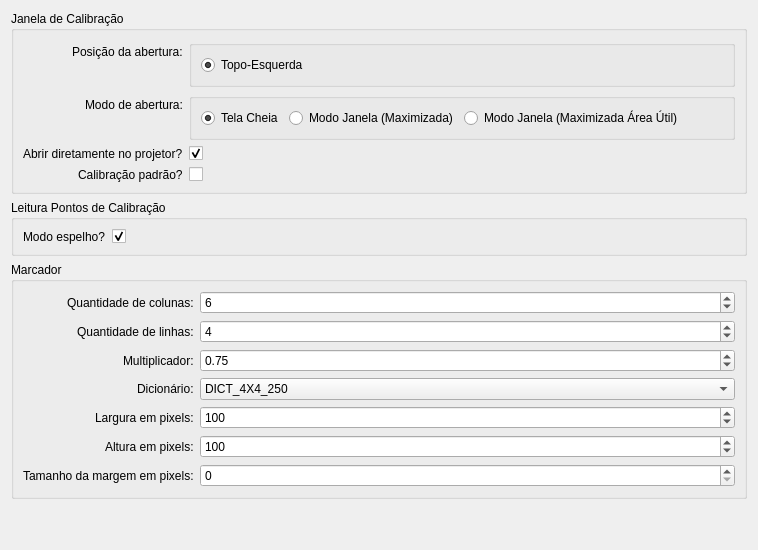
     <widget class="QWidget" name="tab_automatic_calibration">
      <attribute name="title">
       <string>Calibração Automática</string>
      </attribute>
      <layout class="QVBoxLayout" name="lay_calibracao_automatica">
       <item>
        <widget class="QGroupBox" name="grp_window_automatic">
         <property name="title">
          <string>Janela de Calibração</string>
         </property>
         <layout class="QFormLayout" name="frm_janela_automatic">
          <property name="labelAlignment">
           <set>Qt::AlignmentFlag::AlignRight|Qt::AlignmentFlag::AlignTrailing|Qt::AlignmentFlag::AlignVCenter</set>
          </property>
          <item row="0" column="0">
           <widget class="QLabel" name="lbl_window_position_automatic">
            <property name="text">
             <string>Posição da abertura:</string>
            </property>
           </widget>
          </item>
          <item row="0" column="1">
           <widget class="QGroupBox" name="grp_window_position_automatic">
            <property name="title">
             <string/>
            </property>
            <layout class="QHBoxLayout" name="horizontalLayout_window_position_automatic">
             <item>
              <widget class="QRadioButton" name="rb_top_left_automatic">
               <property name="text">
                <string>Topo-Esquerda</string>
               </property>
               <property name="checked">
                <bool>true</bool>
               </property>
               <property name="dataclass_property" stdset="0">
                <string notr="true">automatic_window_position_automatic</string>
               </property>
               <property name="dataclass_property_value" stdset="0">
                <string notr="true">topLeft</string>
               </property>
              </widget>
             </item>
             <item>
              <spacer name="hs_window_position_automatic">
               <property name="orientation">
                <enum>Qt::Orientation::Horizontal</enum>
               </property>
               <property name="sizeHint" stdset="0">
                <size>
                 <width>40</width>
                 <height>20</height>
                </size>
               </property>
              </spacer>
             </item>
            </layout>
           </widget>
          </item>
          <item row="1" column="0">
           <widget class="QLabel" name="lbl_window_open_automatic">
            <property name="text">
             <string>Modo de abertura:</string>
            </property>
           </widget>
          </item>
          <item row="1" column="1">
           <widget class="QGroupBox" name="grp_window_open_automatic">
            <property name="title">
             <string/>
            </property>
            <layout class="QHBoxLayout" name="horizontalLayout_abertura_janela_automatica">
             <item>
              <widget class="QRadioButton" name="rb_window_full_screen_automatic">
               <property name="text">
                <string>Tela Cheia</string>
               </property>
               <property name="checked">
                <bool>true</bool>
               </property>
               <property name="dataclass_property" stdset="0">
                <string notr="true">automatic_window_open_automatic</string>
               </property>
               <property name="dataclass_property_value" stdset="0">
                <string notr="true">1</string>
               </property>
              </widget>
             </item>
             <item>
              <widget class="QRadioButton" name="rb_window_maximized_screen_automatic">
               <property name="text">
                <string>Modo Janela (Maximizada)</string>
               </property>
               <property name="dataclass_property" stdset="0">
                <string notr="true">automatic_window_open_automatic</string>
               </property>
               <property name="dataclass_property_value" stdset="0">
                <string notr="true">2</string>
               </property>
              </widget>
             </item>
             <item>
              <widget class="QRadioButton" name="rb_window_maximized_screen_util_automatic">
               <property name="text">
                <string>Modo Janela (Maximizada Área Útil)</string>
               </property>
               <property name="dataclass_property" stdset="0">
                <string notr="true">automatic_window_open_automatic</string>
               </property>
               <property name="dataclass_property_value" stdset="0">
                <string notr="true">3</string>
               </property>
              </widget>
             </item>
             <item>
              <spacer name="hs_window_open_automatic">
               <property name="orientation">
                <enum>Qt::Orientation::Horizontal</enum>
               </property>
               <property name="sizeHint" stdset="0">
                <size>
                 <width>40</width>
                 <height>20</height>
                </size>
               </property>
              </spacer>
             </item>
            </layout>
           </widget>
          </item>
          <item row="2" column="0">
           <widget class="QLabel" name="lbl_open_projector_automatic">
            <property name="text">
             <string>Abrir diretamente no projetor?</string>
            </property>
           </widget>
          </item>
          <item row="2" column="1">
           <widget class="QCheckBox" name="chk_open_projector_automatic">
            <property name="text">
             <string/>
            </property>
            <property name="checked">
             <bool>true</bool>
            </property>
            <property name="dataclass_property" stdset="0">
             <string notr="true">automatic_open_projector_automatic</string>
            </property>
           </widget>
          </item>
          <item row="3" column="0">
           <widget class="QLabel" name="lbl_default_calibration_automatic">
            <property name="text">
             <string>Calibração padrão?</string>
            </property>
           </widget>
          </item>
          <item row="3" column="1">
           <widget class="QCheckBox" name="chk_default_calibration_automatic">
            <property name="text">
             <string/>
            </property>
            <property name="checked">
             <bool>false</bool>
            </property>
            <property name="dataclass_property" stdset="0">
             <string notr="true">automatic_default_calibration_automatic</string>
            </property>
           </widget>
          </item>
         </layout>
        </widget>
       </item>
       <item>
        <widget class="QGroupBox" name="grp_calibration_points_automatic">
         <property name="title">
          <string>Leitura Pontos de Calibração</string>
         </property>
         <layout class="QFormLayout" name="frm_pontos_calibracao_automatic">
          <property name="labelAlignment">
           <set>Qt::AlignmentFlag::AlignRight|Qt::AlignmentFlag::AlignTrailing|Qt::AlignmentFlag::AlignVCenter</set>
          </property>
          <item row="0" column="0">
           <widget class="QLabel" name="lbl_mirror_mode_automatic">
            <property name="text">
             <string>Modo espelho?</string>
            </property>
           </widget>
          </item>
          <item row="0" column="1">
           <widget class="QCheckBox" name="chk_mirror_mode_automatic">
            <property name="text">
             <string/>
            </property>
            <property name="checked">
             <bool>true</bool>
            </property>
            <property name="dataclass_property" stdset="0">
             <string notr="true">automatic_mirror_mode_automatic</string>
            </property>
           </widget>
          </item>
         </layout>
        </widget>
       </item>
       <item>
        <widget class="QGroupBox" name="grp_automatic_marker">
         <property name="title">
          <string>Marcador</string>
         </property>
         <layout class="QFormLayout" name="frm_marcador_automatic">
          <property name="labelAlignment">
           <set>Qt::AlignmentFlag::AlignRight|Qt::AlignmentFlag::AlignTrailing|Qt::AlignmentFlag::AlignVCenter</set>
          </property>
          <item row="0" column="0">
           <widget class="QLabel" name="lbl_num_columns_automatic">
            <property name="text">
             <string>Quantidade de colunas:</string>
            </property>
           </widget>
          </item>
          <item row="0" column="1">
           <widget class="QSpinBox" name="spn_num_columns_automatic">
            <property name="minimum">
             <number>1</number>
            </property>
            <property name="maximum">
             <number>50</number>
            </property>
            <property name="singleStep">
             <number>1</number>
            </property>
            <property name="value">
             <number>6</number>
            </property>
            <property name="dataclass_property" stdset="0">
             <string notr="true">automatic_num_columns_automatic</string>
            </property>
           </widget>
          </item>
          <item row="1" column="0">
           <widget class="QLabel" name="lbl_num_rows_automatic">
            <property name="text">
             <string>Quantidade de linhas:</string>
            </property>
           </widget>
          </item>
          <item row="1" column="1">
           <widget class="QSpinBox" name="spn_num_rows_automatic">
            <property name="minimum">
             <number>1</number>
            </property>
            <property name="maximum">
             <number>50</number>
            </property>
            <property name="singleStep">
             <number>1</number>
            </property>
            <property name="value">
             <number>4</number>
            </property>
            <property name="dataclass_property" stdset="0">
             <string notr="true">automatic_num_rows_automatic</string>
            </property>
           </widget>
          </item>
          <item row="2" column="0">
           <widget class="QLabel" name="lbl_multiplier_automatic">
            <property name="text">
             <string>Multiplicador:</string>
            </property>
           </widget>
          </item>
          <item row="2" column="1">
           <widget class="QDoubleSpinBox" name="spn_multiplier_automatic">
            <property name="decimals">
             <number>2</number>
            </property>
            <property name="minimum">
             <double>0.010000000000000</double>
            </property>
            <property name="maximum">
             <double>1.000000000000000</double>
            </property>
            <property name="singleStep">
             <double>0.010000000000000</double>
            </property>
            <property name="value">
             <double>0.750000000000000</double>
            </property>
            <property name="dataclass_property" stdset="0">
             <string notr="true">automatic_multiplier_automatic</string>
            </property>
           </widget>
          </item>
          <item row="3" column="0">
           <widget class="QLabel" name="lbl_dictionary_automatic">
            <property name="text">
             <string>Dicionário:</string>
            </property>
           </widget>
          </item>
          <item row="3" column="1">
           <widget class="QComboBox" name="cbx_dictionary_automatic">
            <property name="currentIndex">
             <number>2</number>
            </property>
            <property name="dataclass_property" stdset="0">
             <string notr="true">automatic_dictionary_automatic</string>
            </property>
            <item>
             <property name="text">
              <string>DICT_4X4_50</string>
             </property>
            </item>
            <item>
             <property name="text">
              <string>DICT_4X4_100</string>
             </property>
            </item>
            <item>
             <property name="text">
              <string>DICT_4X4_250</string>
             </property>
            </item>
            <item>
             <property name="text">
              <string>DICT_4X4_1000</string>
             </property>
            </item>
            <item>
             <property name="text">
              <string>DICT_5X5_50</string>
             </property>
            </item>
            <item>
             <property name="text">
              <string>DICT_5X5_100</string>
             </property>
            </item>
            <item>
             <property name="text">
              <string>DICT_5X5_250</string>
             </property>
            </item>
            <item>
             <property name="text">
              <string>DICT_5X5_1000</string>
             </property>
            </item>
            <item>
             <property name="text">
              <string>DICT_6X6_50</string>
             </property>
            </item>
            <item>
             <property name="text">
              <string>DICT_6X6_100</string>
             </property>
            </item>
            <item>
             <property name="text">
              <string>DICT_6X6_250</string>
             </property>
            </item>
            <item>
             <property name="text">
              <string>DICT_6X6_1000</string>
             </property>
            </item>
            <item>
             <property name="text">
              <string>DICT_7X7_50</string>
             </property>
            </item>
            <item>
             <property name="text">
              <string>DICT_7X7_100</string>
             </property>
            </item>
            <item>
             <property name="text">
              <string>DICT_7X7_250</string>
             </property>
            </item>
            <item>
             <property name="text">
              <string>DICT_7X7_1000</string>
             </property>
            </item>
           </widget>
          </item>
          <item row="4" column="0">
           <widget class="QLabel" name="lbl_width_automatic">
            <property name="text">
             <string>Largura em pixels:</string>
            </property>
           </widget>
          </item>
          <item row="4" column="1">
           <widget class="QSpinBox" name="spn_width_automatic">
            <property name="minimum">
             <number>10</number>
            </property>
            <property name="maximum">
             <number>150</number>
            </property>
            <property name="singleStep">
             <number>1</number>
            </property>
            <property name="value">
             <number>100</number>
            </property>
            <property name="dataclass_property" stdset="0">
             <string notr="true">automatic_width_automatic</string>
            </property>
           </widget>
          </item>
          <item row="5" column="0">
           <widget class="QLabel" name="lbl_height_automatic">
            <property name="text">
             <string>Altura em pixels:</string>
            </property>
           </widget>
          </item>
          <item row="5" column="1">
           <widget class="QSpinBox" name="spn_height_automatic">
            <property name="minimum">
             <number>10</number>
            </property>
            <property name="maximum">
             <number>150</number>
            </property>
            <property name="singleStep">
             <number>1</number>
            </property>
            <property name="value">
             <number>100</number>
            </property>
            <property name="dataclass_property" stdset="0">
             <string notr="true">automatic_height_automatic</string>
            </property>
           </widget>
          </item>
          <item row="6" column="0">
           <widget class="QLabel" name="lbl_margin_automatic">
            <property name="text">
             <string>Tamanho da margem em pixels:</string>
            </property>
           </widget>
          </item>
          <item row="6" column="1">
           <widget class="QSpinBox" name="spn_margin_automatic">
            <property name="minimum">
             <number>0</number>
            </property>
            <property name="maximum">
             <number>100</number>
            </property>
            <property name="singleStep">
             <number>1</number>
            </property>
            <property name="value">
             <number>0</number>
            </property>
            <property name="dataclass_property" stdset="0">
             <string notr="true">automatic_margin_automatic</string>
            </property>
           </widget>
          </item>
         </layout>
        </widget>
       </item>
       <item>
        <spacer name="vs_calibration_automatic">
         <property name="orientation">
          <enum>Qt::Orientation::Vertical</enum>
         </property>
         <property name="sizeHint" stdset="0">
          <size>
           <width>20</width>
           <height>40</height>
          </size>
         </property>
        </spacer>
       </item>
      </layout>
     </widget>
